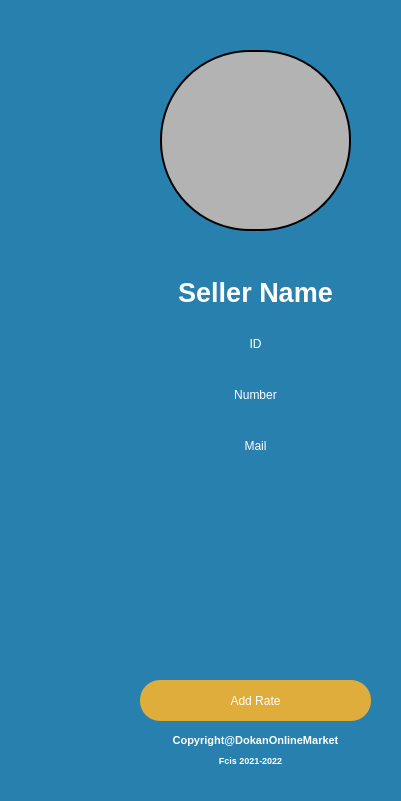
       <widget class="QFrame" name="frm1_Info_6">
        <property name="geometry">
         <rect>
          <x>-110</x>
          <y>0</y>
          <width>401</width>
          <height>801</height>
         </rect>
        </property>
        <property name="styleSheet">
         <string notr="true">*{
  background-color: #2880AE;
  border-radius: 90px;
  border-color: rgb(255, 255, 255);
  }</string>
        </property>
        <property name="frameShape">
         <enum>QFrame::StyledPanel</enum>
        </property>
        <property name="frameShadow">
         <enum>QFrame::Raised</enum>
        </property>
        <widget class="QLabel" name="lb_frm1_img_6">
         <property name="geometry">
          <rect>
           <x>160</x>
           <y>50</y>
           <width>191</width>
           <height>181</height>
          </rect>
         </property>
         <property name="cursor">
          <cursorShape>ArrowCursor</cursorShape>
         </property>
         <property name="styleSheet">
          <string notr="true">*{
  background-color: #b3b3b3;
  border-radius: 90px;
  border: 2px solid #000000;
  }</string>
         </property>
         <property name="text">
          <string/>
         </property>
         <property name="scaledContents">
          <bool>true</bool>
         </property>
         <property name="alignment">
          <set>Qt::AlignCenter</set>
         </property>
        </widget>
        <widget class="QLabel" name="lb_frm1_Copyrights1_6">
         <property name="enabled">
          <bool>true</bool>
         </property>
         <property name="geometry">
          <rect>
           <x>120</x>
           <y>730</y>
           <width>271</width>
           <height>20</height>
          </rect>
         </property>
         <property name="font">
          <font>
           <family>Segoe UI</family>
           <pointsize>8</pointsize>
           <italic>false</italic>
           <bold>true</bold>
          </font>
         </property>
         <property name="styleSheet">
          <string notr="true">color: rgb(255, 255, 255);
  font: 700 8pt &quot;Segoe UI&quot;;</string>
         </property>
         <property name="text">
          <string>Copyright@DokanOnlineMarket</string>
         </property>
         <property name="alignment">
          <set>Qt::AlignCenter</set>
         </property>
        </widget>
        <widget class="QLabel" name="lb_frm1_Copyrights2_6">
         <property name="geometry">
          <rect>
           <x>130</x>
           <y>750</y>
           <width>241</width>
           <height>20</height>
          </rect>
         </property>
         <property name="font">
          <font>
           <family>Segoe UI</family>
           <pointsize>7</pointsize>
           <italic>false</italic>
           <bold>true</bold>
          </font>
         </property>
         <property name="styleSheet">
          <string notr="true">color: rgb(255, 255, 255);
  font: 700 7pt &quot;Segoe UI&quot;;</string>
         </property>
         <property name="text">
          <string>Fcis 2021-2022</string>
         </property>
         <property name="alignment">
          <set>Qt::AlignCenter</set>
         </property>
        </widget>
        <widget class="QWidget" name="layoutWidget_2">
         <property name="geometry">
          <rect>
           <x>120</x>
           <y>270</y>
           <width>271</width>
           <height>198</height>
          </rect>
         </property>
         <layout class="QVBoxLayout" name="verticalLayout_4">
          <item>
           <widget class="QLabel" name="lb_frm1_Name_6">
            <property name="font">
             <font>
              <family>Segoe UI</family>
              <pointsize>20</pointsize>
              <italic>false</italic>
              <bold>true</bold>
             </font>
            </property>
            <property name="styleSheet">
             <string notr="true">color: rgb(255, 255, 255);
  font: 700 20pt &quot;Segoe UI&quot;;</string>
            </property>
            <property name="text">
             <string>Seller Name</string>
            </property>
            <property name="alignment">
             <set>Qt::AlignCenter</set>
            </property>
           </widget>
          </item>
          <item>
           <widget class="QLabel" name="lb_frm1_ID_6">
            <property name="styleSheet">
             <string notr="true">color: rgb(255, 255, 255);
  font: 700 14pt &quot;Segoe UI&quot;;</string>
            </property>
            <property name="text">
             <string>ID</string>
            </property>
            <property name="alignment">
             <set>Qt::AlignCenter</set>
            </property>
           </widget>
          </item>
          <item>
           <widget class="QLabel" name="lb_frm1_phone_6">
            <property name="styleSheet">
             <string notr="true">color: rgb(255, 255, 255);
  font: 700 14pt &quot;Segoe UI&quot;;</string>
            </property>
            <property name="text">
             <string>Number</string>
            </property>
            <property name="alignment">
             <set>Qt::AlignCenter</set>
            </property>
           </widget>
          </item>
          <item>
           <widget class="QLabel" name="lb_frm1_mail_6">
            <property name="styleSheet">
             <string notr="true">color: rgb(255, 255, 255);
  font: 700 14pt &quot;Segoe UI&quot;;</string>
            </property>
            <property name="text">
             <string>Mail</string>
            </property>
            <property name="alignment">
             <set>Qt::AlignCenter</set>
            </property>
           </widget>
          </item>
         </layout>
        </widget>
        <widget class="QPushButton" name="btn_frm1_AddRate_6">
         <property name="geometry">
          <rect>
           <x>140</x>
           <y>680</y>
           <width>231</width>
           <height>41</height>
          </rect>
         </property>
         <property name="cursor">
          <cursorShape>PointingHandCursor</cursorShape>
         </property>
         <property name="styleSheet">
          <string notr="true">*{
 background-color: #dead3b;
  color: #ffffff;
  font: 700 14pt &quot;Segoe UI&quot;;
  border-radius: 20px;
 }</string>
         </property>
         <property name="text">
          <string>Add Rate</string>
         </property>
        </widget>
        <zorder>layoutWidget_2</zorder>
        <zorder>lb_frm1_img_6</zorder>
        <zorder>lb_frm1_Copyrights2_6</zorder>
        <zorder>lb_frm1_Copyrights1_6</zorder>
        <zorder>btn_frm1_AddRate_6</zorder>
       </widget>
